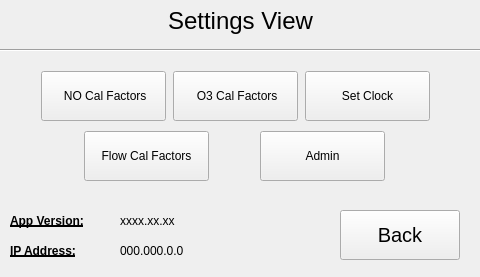
<?xml version="1.0" encoding="UTF-8"?>
<ui version="4.0">
 <class>SettingsForm</class>
 <widget class="QWidget" name="SettingsForm">
  <property name="geometry">
   <rect>
    <x>0</x>
    <y>0</y>
    <width>480</width>
    <height>277</height>
   </rect>
  </property>
  <property name="minimumSize">
   <size>
    <width>480</width>
    <height>277</height>
   </size>
  </property>
  <property name="maximumSize">
   <size>
    <width>480</width>
    <height>277</height>
   </size>
  </property>
  <property name="windowTitle">
   <string>Form</string>
  </property>
  <widget class="QLabel" name="appVersion">
   <property name="geometry">
    <rect>
     <x>120</x>
     <y>210</y>
     <width>71</width>
     <height>21</height>
    </rect>
   </property>
   <property name="text">
    <string>xxxx.xx.xx</string>
   </property>
  </widget>
  <widget class="QLabel" name="ipAddressLabel">
   <property name="geometry">
    <rect>
     <x>10</x>
     <y>240</y>
     <width>91</width>
     <height>21</height>
    </rect>
   </property>
   <property name="font">
    <font>
     <weight>75</weight>
     <bold>true</bold>
     <underline>true</underline>
    </font>
   </property>
   <property name="text">
    <string>IP Address:</string>
   </property>
  </widget>
  <widget class="QLabel" name="ipAddress">
   <property name="geometry">
    <rect>
     <x>120</x>
     <y>240</y>
     <width>101</width>
     <height>21</height>
    </rect>
   </property>
   <property name="text">
    <string>000.000.0.0</string>
   </property>
  </widget>
  <widget class="QLabel" name="appVersionLabel">
   <property name="geometry">
    <rect>
     <x>10</x>
     <y>210</y>
     <width>101</width>
     <height>21</height>
    </rect>
   </property>
   <property name="font">
    <font>
     <weight>75</weight>
     <bold>true</bold>
     <underline>true</underline>
    </font>
   </property>
   <property name="text">
    <string>App Version:</string>
   </property>
  </widget>
  <widget class="QPushButton" name="backButton">
   <property name="geometry">
    <rect>
     <x>340</x>
     <y>210</y>
     <width>120</width>
     <height>50</height>
    </rect>
   </property>
   <property name="minimumSize">
    <size>
     <width>115</width>
     <height>50</height>
    </size>
   </property>
   <property name="maximumSize">
    <size>
     <width>120</width>
     <height>16777215</height>
    </size>
   </property>
   <property name="font">
    <font>
     <pointsize>15</pointsize>
    </font>
   </property>
   <property name="text">
    <string>Back</string>
   </property>
  </widget>
  <widget class="QLabel" name="label">
   <property name="geometry">
    <rect>
     <x>10</x>
     <y>0</y>
     <width>461</width>
     <height>41</height>
    </rect>
   </property>
   <property name="font">
    <font>
     <pointsize>18</pointsize>
     <weight>50</weight>
     <bold>false</bold>
    </font>
   </property>
   <property name="text">
    <string>Settings View</string>
   </property>
   <property name="alignment">
    <set>Qt::AlignCenter</set>
   </property>
  </widget>
  <widget class="Line" name="line">
   <property name="geometry">
    <rect>
     <x>-10</x>
     <y>40</y>
     <width>491</width>
     <height>20</height>
    </rect>
   </property>
   <property name="orientation">
    <enum>Qt::Horizontal</enum>
   </property>
  </widget>
  <widget class="QWidget" name="layoutWidget">
   <property name="geometry">
    <rect>
     <x>40</x>
     <y>70</y>
     <width>391</width>
     <height>52</height>
    </rect>
   </property>
   <layout class="QHBoxLayout" name="horizontalLayout">
    <item>
     <widget class="QPushButton" name="NOcalFactorsButton">
      <property name="minimumSize">
       <size>
        <width>125</width>
        <height>50</height>
       </size>
      </property>
      <property name="maximumSize">
       <size>
        <width>100</width>
        <height>50</height>
       </size>
      </property>
      <property name="text">
       <string> NO Cal Factors</string>
      </property>
     </widget>
    </item>
    <item>
     <widget class="QPushButton" name="O3calFactorsButton">
      <property name="minimumSize">
       <size>
        <width>125</width>
        <height>50</height>
       </size>
      </property>
      <property name="maximumSize">
       <size>
        <width>100</width>
        <height>50</height>
       </size>
      </property>
      <property name="text">
       <string> O3 Cal Factors</string>
      </property>
     </widget>
    </item>
    <item>
     <widget class="QPushButton" name="clockButton">
      <property name="minimumSize">
       <size>
        <width>125</width>
        <height>50</height>
       </size>
      </property>
      <property name="maximumSize">
       <size>
        <width>120</width>
        <height>50</height>
       </size>
      </property>
      <property name="text">
       <string>Set Clock</string>
      </property>
     </widget>
    </item>
   </layout>
  </widget>
  <widget class="QWidget" name="layoutWidget_2">
   <property name="geometry">
    <rect>
     <x>39</x>
     <y>130</y>
     <width>391</width>
     <height>52</height>
    </rect>
   </property>
   <layout class="QHBoxLayout" name="horizontalLayout_2">
    <item>
     <spacer name="horizontalSpacer_3">
      <property name="orientation">
       <enum>Qt::Horizontal</enum>
      </property>
      <property name="sizeHint" stdset="0">
       <size>
        <width>40</width>
        <height>20</height>
       </size>
      </property>
     </spacer>
    </item>
    <item>
     <widget class="QPushButton" name="FlCalFactorsButton">
      <property name="minimumSize">
       <size>
        <width>125</width>
        <height>50</height>
       </size>
      </property>
      <property name="maximumSize">
       <size>
        <width>125</width>
        <height>50</height>
       </size>
      </property>
      <property name="text">
       <string>Flow Cal Factors</string>
      </property>
     </widget>
    </item>
    <item>
     <spacer name="horizontalSpacer">
      <property name="orientation">
       <enum>Qt::Horizontal</enum>
      </property>
      <property name="sizeHint" stdset="0">
       <size>
        <width>40</width>
        <height>20</height>
       </size>
      </property>
     </spacer>
    </item>
    <item>
     <widget class="QPushButton" name="adminButton">
      <property name="minimumSize">
       <size>
        <width>125</width>
        <height>50</height>
       </size>
      </property>
      <property name="maximumSize">
       <size>
        <width>125</width>
        <height>50</height>
       </size>
      </property>
      <property name="text">
       <string>Admin</string>
      </property>
     </widget>
    </item>
    <item>
     <spacer name="horizontalSpacer_2">
      <property name="orientation">
       <enum>Qt::Horizontal</enum>
      </property>
      <property name="sizeHint" stdset="0">
       <size>
        <width>40</width>
        <height>20</height>
       </size>
      </property>
     </spacer>
    </item>
   </layout>
  </widget>
 </widget>
 <resources/>
 <connections/>
</ui>
